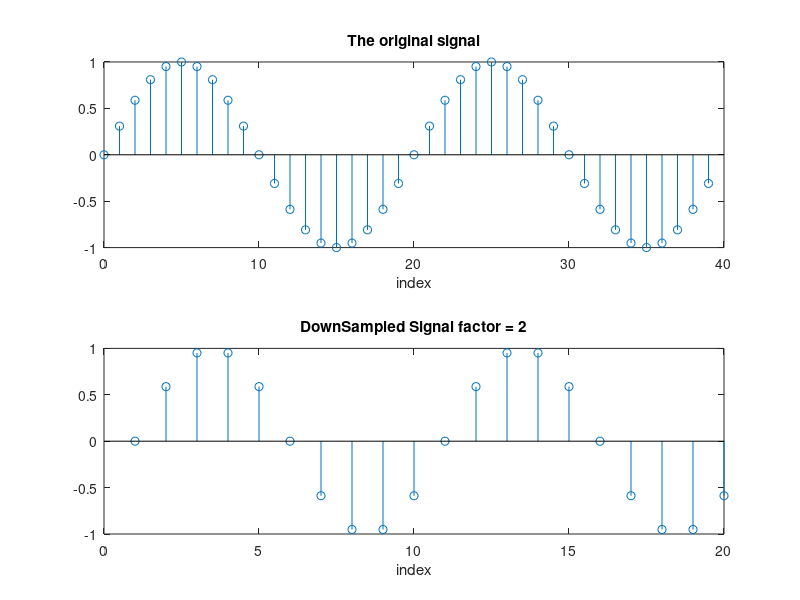

Write MATLAB code to recreate this figure.
clear all;
close all;

f = 0.05;
n = 0:39;
x = sin(2*pi*f*n);
subplot(211),stem(n,x),xlabel('index'),title('The original signal');

L = 2;
idx = n(1):L:n(end);

for i = 1:length(idx)
    k = find(n == idx(i));
    y(i) = x(k);
end

idy = idx/L;

subplot(212),stem(y),xlabel('index'),title('DownSampled Signal factor = 2');